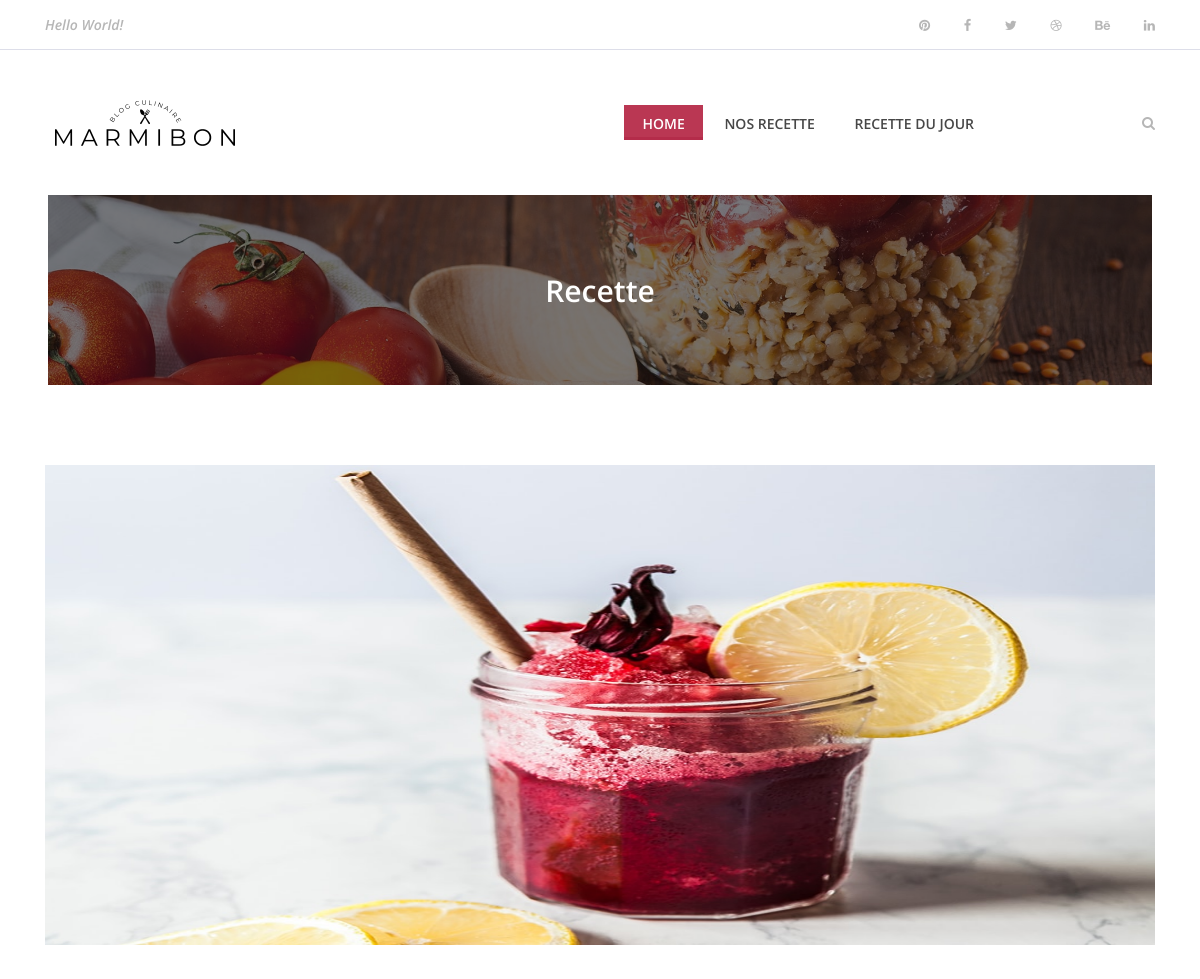
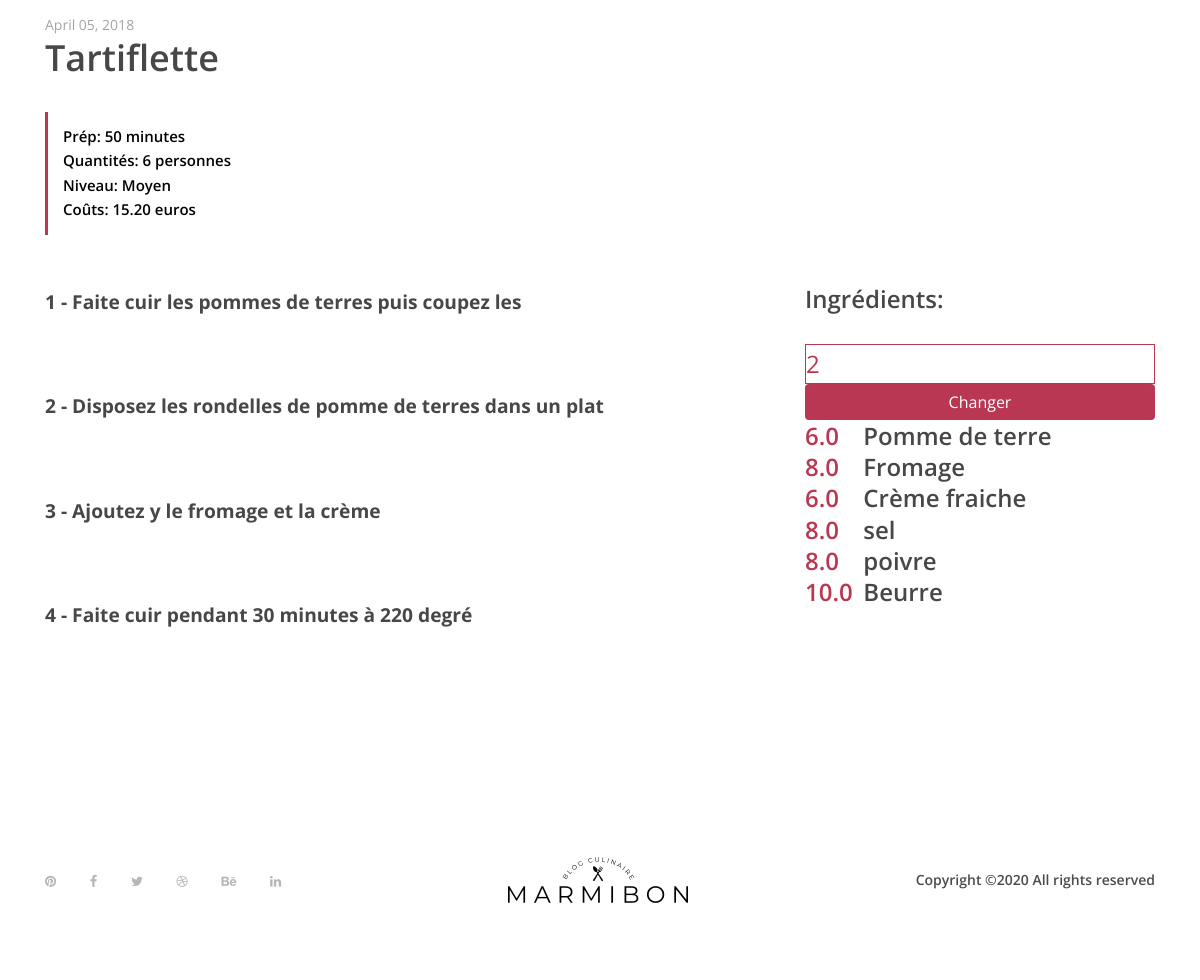
/?recipeID=3, run on the app's committed database (2 pictures, top to bottom).
### tables this page shows
CREATE TABLE IF NOT EXISTS `recette` (
  `Id_recette` bigint(255) NOT NULL AUTO_INCREMENT,
  `Name_recette` varchar(255) DEFAULT NULL,
  `img_recette` varchar(255) DEFAULT NULL,
  `time_recette` varchar(255) DEFAULT NULL,
  `number_recette` bigint(255) DEFAULT NULL,
  `level_recette` varchar(255) DEFAULT NULL,
  `cost_recette` varchar(255) DEFAULT NULL,
  `description_recette` text NOT NULL,
  `Id_Ingredient` bigint(255) NOT NULL,
  PRIMARY KEY (`Id_recette`)
);

CREATE TABLE IF NOT EXISTS `directive` (
  `Id_recette_directive` bigint(255) NOT NULL,
  `dir1_directive` text,
  `dir2_directive` text,
  `dir3_directive` text,
  `dir4_directive` text,
  `dir5_directive` text,
  `dir6_directive` text,
  `dir7_directive` text,
  `dir8_directive` text,
  `dir9_directive` text,
  `dir10_directive` text,
  PRIMARY KEY (`Id_recette_directive`)
);

CREATE TABLE IF NOT EXISTS `ingredient` (
  `Id_recette_ingredient` bigint(255) NOT NULL,
  `srv` bigint(255) NOT NULL,
  `ing1_ingredient` varchar(255) DEFAULT NULL,
  `ing2_ingredient` varchar(255) DEFAULT NULL,
  `ing3_ingredient` varchar(255) DEFAULT NULL,
  `ing4_ingredient` varchar(255) DEFAULT NULL,
  `ing5_ingredient` varchar(255) DEFAULT NULL,
  `ing6_ingredient` varchar(255) DEFAULT NULL,
  `ing7_ingredient` varchar(255) DEFAULT NULL,
  `ing8_ingredient` varchar(255) DEFAULT NULL,
  `ing9_ingredient` varchar(255) DEFAULT NULL,
  `ing10_ingredient` varchar(255) DEFAULT NULL,
  `qty1` decimal(10,1) DEFAULT NULL,
  `qty2` decimal(10,1) DEFAULT NULL,
  `qty3` decimal(10,1) DEFAULT NULL,
  `qty4` decimal(10,1) DEFAULT NULL,
  `qty5` decimal(10,1) DEFAULT NULL,
  `qty6` decimal(10,1) DEFAULT NULL,
  `tqty1` decimal(10,1) DEFAULT NULL,
  `tqty2` decimal(10,1) DEFAULT NULL,
  `tqty3` decimal(10,1) DEFAULT NULL,
  `tqty4` decimal(10,1) DEFAULT NULL,
  `tqty5` decimal(10,1) DEFAULT NULL,
  `tqty6` decimal(10,1) DEFAULT NULL,
  PRIMARY KEY (`Id_recette_ingredient`)
);

### controllers/controller.php (called while the page is built, shortened)
<?php
require('models/model.php');
function singleRecipe(){
    $recipe = new Recette();
    $recipe = $recipe->recipe($_GET['recipeID']);
    $ingredient = new Recette();
    $ingredient = $ingredient->ingredient($_GET['recipeID']);
    $tquantity = new Recette();
    $tquantity = $tquantity->tquantity($_GET['recipeID']);
    $directive = new Recette();
    $directive = $directive->directive($_GET['recipeID']);
    $service = new Recette();
    $service = $service->service($_GET['recipeID']);
    require('views/recipe.php');
}

### public/connect.php (called while the page is built)
<?php
class Databases
{
    public function connect()
    {
        try
        {
            $db = new PDO('mysql:host=localhost;dbname=marmibon;port=3306;charset=utf8', 'root', '');
            return $db;
        }
        catch(Exception $e)
        {
            die('Erreur : '.$e->getMessage());
        }
    }
}

### models/model.php (called while the page is built, shortened)
<?php
require_once('public/connect.php');
class Recette extends Databases{
    public function recipe($recipeID){
        $recette = $this->connect()->prepare('SELECT * FROM recette WHERE id_recette='.$recipeID.'');
        $recette->execute();
        $result = $recette->fetch(PDO::FETCH_ASSOC);
        return $result;
     }
     public function ingredient($recipeID){
        $recette = $this->connect()->prepare('SELECT ing1_ingredient, ing2_ingredient, ing3_ingredient, ing4_ingredient, ing5_ingredient,
        ing6_ingredient, ing7_ingredient, ing8_ingredient, ing9_ingredient, ing10_ingredient
        FROM ingredient WHERE id_recette_ingredient='.$recipeID.'');
        $recette->execute();
        $result = $recette->fetch(PDO::FETCH_ASSOC);
        return $result;
     }
     public function tquantity($recipeID){
        $recette = $this->connect()->prepare('SELECT tqty1, tqty2, tqty3, tqty4, tqty5,
        tqty6
        FROM ingredient WHERE id_recette_ingredient='.$recipeID.'');
        $recette->execute();
        $result = $recette->fetch(PDO::FETCH_ASSOC);
        return $result;
     }
     public function service($recipeID){
        $recette = $this->connect()->prepare('SELECT srv
        FROM ingredient WHERE id_recette_ingredient='.$recipeID.'');
        $recette->execute();
        $result = $recette->fetch(PDO::FETCH_ASSOC);
        return $result;
     }
     public function directive($recipeID){
        $recette = $this->connect()->prepare('SELECT dir1_directive, dir2_directive, dir3_directive, dir4_directive, dir5_directive,
        dir6_directive, dir7_directive, dir8_directive, dir9_directive, dir10_directive FROM directive WHERE Id_recette_directive='.$recipeID.'');
        $recette->execute();
        $result = $recette->fetch(PDO::FETCH_ASSOC);
        return $result;
     }
}

### views/recipe.php (the view, shortened to what this page needs)
 <div class="breadcumb-area bg-img bg-overlay" style="background-image: url(public/img/bg-img/breadcumb3.jpg);">
        <div class="container h-100">
            <div class="row h-100 align-items-center">
                <div class="col-12">
                    <div class="breadcumb-text text-center">
                        <h2>Recette</h2>
                    </div>
                </div>
            </div>
        </div>
    </div>
    <div class="receipe-post-area section-padding-80">
        <div class="container">
            <div class="row">
                <div class="col-12">
                    <div class="receipe-slider owl-carousel">
                        <img style="height:60vh;" src="<?=$recipe['img_recette']?>" alt="">
                    </div>
                </div>
            </div>
        </div>
        <div class="receipe-content-area">
            <div class="container">
                <div class="row">
                    <div class="col-12 col-md-8">
                        <div class="receipe-headline my-5">
                            <span>April 05, 2018</span>
                            <h2><?=$recipe['Name_recette'] ?></h2>
                            <div class="receipe-duration">
                                <h6>Prép: <?=$recipe['time_recette']?></h6>
                                <h6>Quantités: <?=$recipe['number_recette']?> personnes</h6>
                                <h6>Niveau: <?=$recipe['level_recette']?></h6>
                                <h6>Coûts: <?=$recipe['cost_recette']?></h6>
                            </div>
                        </div>
                    </div>
                </div>
                <div class="row">
                    <div class="col-12 col-lg-8">
                        <?php
                            foreach($directive as $dir){
                                if( $dir != NULL ){
                        ?>
                        <div class="single-preparation-step d-flex">
                            <p style="color:#474747; font-size:1.2rem;font-weight:bold"> <?=$dir?> </p>
                        </div>
                        <?php
                                }
                            }
                        ?>
                    </div>
                    <div class="col-12 col-lg-4">
                        <div class="ingredients">
                            <h4>Ingrédients:</h4>
                            <form action="" method="POST" class="d-flex flex-column w-100">
                            <input style="border:1px solid #ba3753; color:#ba3753;height:40px;font-size:1.5rem" type="number" name="srv" value="<?=$service['srv']?>">
                            <button class="btn btn-success" style="background:#ba3753 !important; border:none;" type="submit" value="ajouter" name="action">Changer</button>
                            <div style="display:flex;">
                            </form>
                            <h4 class="tqty" style="display:flex; flex-direction:column; width:100px; color:#ba3753;">
                            <?php
                                foreach($tquantity as $tqty){
                                    if( $tqty != 0 ){
                            ?>
                                <?= $tqty."<br>"?>
                            <?php
                                }
                            }
                            ?>
                            </h4>
                            <h4 style="display:flex; flex-direction:column; width:500px">
                            <?php
                                foreach( $ingredient as $ing ){
                                    if( $ing != NULL ){
                            ?>
                               <?= $ing."<br>"?>
                            <?php
                                    }
                                }
                            ?>
                            </h4>
                            </div>
                        </div>
                    </div>
                </div>
            </div>
        </div>
<?php require('templates/template.php'); ?>

### public/css/style.css (style rules this page uses)
* { margin: 0; padding: 0; }
body { font-family: "Open Sans", sans-serif; font-size: 14px; }
h1, h2, h3, h4, h5, h6 { color: #000000; line-height: 1.3; font-weight: 600; }
p { color: #9b9b9b; font-size: 14px; line-height: 2; font-weight: 400; }
img { height: auto; max-width: 100%; }
.section-padding-80 { padding-top: 80px; padding-bottom: 80px; }
.bg-img { background-position: center center; background-size: cover; background-repeat: no-repeat; }
.bg-overlay { position: relative; z-index: 2; background-position: center center; background-size: cover; }
.bg-overlay::after { background-color: rgba(10, 12, 18, 0.55); position: absolute; z-index: -1; top: 0; left: 0; width: 100%; height: 100%; content: ""; }
.receipe-slider { position: relative; z-index: 1; }
.receipe-headline span { font-size: 14px; display: block; color: #a4a4a4; margin-bottom: 0; }
.receipe-headline h2 { font-size: 36px; color: #474747; margin-bottom: 30px; }
.receipe-headline .receipe-duration { border-left: 3px solid #ba3753; padding: 15px; }
.receipe-headline .receipe-duration h6 { font-size: 15px; margin-bottom: 5px; }
.receipe-headline .receipe-duration h6:last-child { margin-bottom: 0; }
.single-preparation-step { position: relative; z-index: 1; margin-bottom: 50px; }
.ingredients h4 { color: #474747; margin-bottom: 30px; }
.breadcumb-area { position: relative; z-index: 10; width: 92%; height: 190px; margin-left: 4%; margin-right: 4%; }
.breadcumb-area .breadcumb-text h2 { font-size: 30px; margin-bottom: 0; color: #ffffff; }

### data on the page
recette: img_recette (picture), Name_recette "Tartiflette", time_recette "50 minutes", number_recette "6", level_recette "Moyen", cost_recette "15.20 euros"
directive: dir1_directive "1 - Faite cuir les pommes de terres puis coupez les", dir2_directive "2 - Disposez les rondelles de pomme de terres dans un plat", dir3_directive "3 - Ajoutez y le fromage et la crème", dir4_directive "4 - Faite cuir pendant 30 minutes à 220 degré"
ingredient: srv "2", tqty6 "10.0", ing1_ingredient "Pomme de terre", ing2_ingredient "Fromage", ing3_ingredient "Crème fraiche", ing4_ingredient "sel", ing5_ingredient "poivre", ing6_ingredient "Beurre"

### other printed values
$tqty "6.0"
$tqty "8.0"
